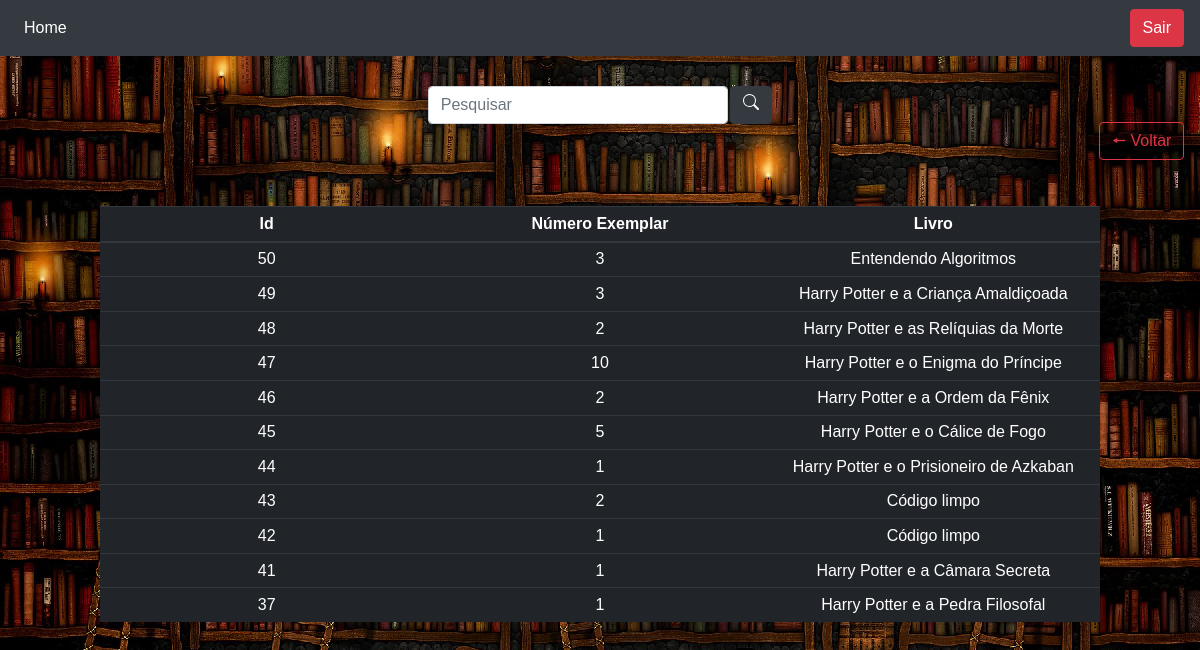
Page /pesquisa_exemplar.php on the committed database.
### tables this page shows
CREATE TABLE `exemplar_livro` (
  `idexemplar_livro` int(11) NOT NULL,
  `idlivro` int(11) NOT NULL,
  `numero_exemplar` int(11) DEFAULT NULL
);

CREATE TABLE `livro` (
  `idlivro` int(11) NOT NULL,
  `ideditora` int(11) NOT NULL,
  `nome_livro` varchar(45) DEFAULT NULL,
  `ano_publicacao` int(11) DEFAULT NULL
);

### pesquisa_exemplar.php (the view, shortened to what this page needs)
<?php
    require "conexao.php";
    require "cabecalho.php";
    $search = '';
    $sql_pesquisa = "SELECT exemplar_livro.idexemplar_livro, exemplar_livro.numero_exemplar, livro.nome_livro
            FROM exemplar_livro
            JOIN livro ON exemplar_livro.idlivro = livro.idlivro
            WHERE exemplar_livro.idexemplar_livro LIKE '%$search%' OR exemplar_livro.numero_exemplar LIKE '%$search%' OR livro.nome_livro LIKE '%$search%'
            ORDER BY exemplar_livro.idexemplar_livro DESC";
    $result_pesquisa = mysqli_query($conexao, $sql_pesquisa);
?>
<!DOCTYPE html>
<html lang="en">
    <head>
        <link rel="stylesheet" href="css/style.css">
    </head>
    <body class= "corpo">
        <nav class="navbar navbar-expand navbar-dark bg-dark">
            <div class="collapse navbar-collapse" id="navbarNavAltMarkup">
                <div class="navbar-nav">
                    <a class="nav-item nav-link active" href="menu.php">Home <span class="sr-only">(current)</span></a>
                </div>
            </div>
            <div>
                <a href="sair.php" class="btn btn-danger">Sair</a>
            </div>
        </nav>
    </body>
    <div>
        <a href="voltar.php" class="btn btn-outline-danger btn-voltar">🠔 Voltar</a>
    </div>
    <div class="box-search">
        <input type="search" class="form-control w-25" placeholder="Pesquisar" id="pesquisar">
        <button onclick="searchData()" class="btn btn-dark">
        </button>
    </div>
    <body>
        <div class="content-container">
            <div class="table-container">
                <table class="table table-dark table-sm text-center">
                <thead>
                    <tr>
                        <th scope="col">Id</th>
                        <th scope="col">Número Exemplar</th>
                        <th scope="col">Livro</th>
                    </tr>
                </thead>
                <tbody>
                <?php
                    while ($user_data = mysqli_fetch_assoc($result_pesquisa)) {
                        echo '<tr>';
                        echo '<td>' . $user_data['idexemplar_livro'] . '</td>';
                        echo '<td>' . $user_data['numero_exemplar'] . '</td>';
                        echo '<td>' . $user_data['nome_livro'] . '</td>';
                        echo '</tr>';
                    }
                ?>
                </tbody>
                </table>
            </div>
        </div>
    </body>
</html>

### css/style.css (style rules this page uses)
body { background-image: url("../img/foto_biblioteca.jpg"); background-repeat: no-repeat; background-size: cover; }
.corpo { font-family: Arial, Helvetica, sans-serif; background-color: #b9e4fa; color: beige; text-align: center; text-decoration: none; display: flex; flex-direction: column; min-height: 100vh; }
.content-container { flex: 1; display: flex; flex-direction: column; justify-content: center; align-items: center; }
.table-container { margin-top: 20px; width: 100%; max-width: 1000px; margin-bottom: 100px; margin-left: auto; margin-right: auto; }
.table-container table { width: 100%; table-layout: fixed; }
.btn-voltar { position: absolute; bottom: 80%; right: 1.3%; }
.box-search { display: flex; margin-top: 30px; justify-content: center; gap: .2% }

### rows in the picture
exemplar_livro: idexemplar_livro "50", numero_exemplar "3", idlivro.nome_livro "Entendendo Algoritmos"
exemplar_livro: idexemplar_livro "49", numero_exemplar "3", idlivro.nome_livro "Harry Potter e a Criança Amaldiçoada"
exemplar_livro: idexemplar_livro "48", numero_exemplar "2", idlivro.nome_livro "Harry Potter e as Relíquias da Morte"
exemplar_livro: idexemplar_livro "47", numero_exemplar "10", idlivro.nome_livro "Harry Potter e o Enigma do Príncipe"
exemplar_livro: idexemplar_livro "46", numero_exemplar "2", idlivro.nome_livro "Harry Potter e a Ordem da Fênix"
exemplar_livro: idexemplar_livro "45", numero_exemplar "5", idlivro.nome_livro "Harry Potter e o Cálice de Fogo"
exemplar_livro: idexemplar_livro "44", numero_exemplar "1", idlivro.nome_livro "Harry Potter e o Prisioneiro de Azkaban"
exemplar_livro: idexemplar_livro "43", numero_exemplar "2", idlivro.nome_livro "Código limpo"
exemplar_livro: idexemplar_livro "42", numero_exemplar "1", idlivro.nome_livro "Código limpo"
exemplar_livro: idexemplar_livro "41", numero_exemplar "1", idlivro.nome_livro "Harry Potter e a Câmara Secreta"
exemplar_livro: idexemplar_livro "37", numero_exemplar "1", idlivro.nome_livro "Harry Potter e a Pedra Filosofal"
